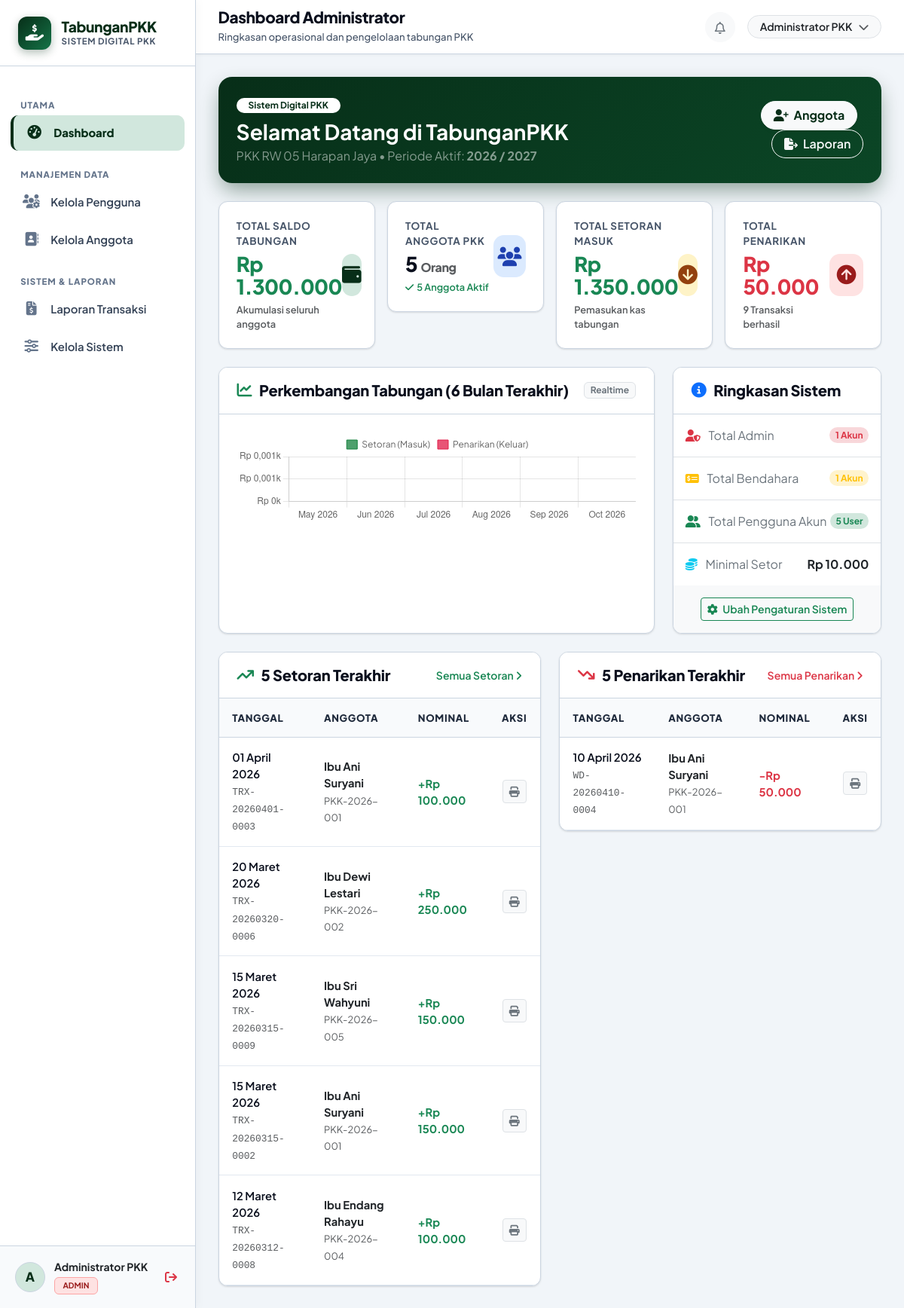
Page /admin/dashboard.php (signed in) on the committed database.
### tables this page shows
CREATE TABLE IF NOT EXISTS `pengaturan` (
   
  `id` INT AUTO_INCREMENT PRIMARY KEY,
   
  `nama_organisasi` VARCHAR(150) NOT NULL DEFAULT 'PKK RW 05 Kelurahan Harapan Baru',
   
  `nama_aplikasi` VARCHAR(100) NOT NULL DEFAULT 'TabunganPKK',
   
  `nominal_minimal_setor` DECIMAL(15, 2) NOT NULL DEFAULT 10000,
   
  `aturan_penarikan` TEXT NULL,
   
  `periode_aktif` VARCHAR(50) NOT NULL DEFAULT '2026 / 2027',
   
  `kontak_hp` VARCHAR(30) NOT NULL DEFAULT '081234567890',
   
  `kontak_email` VARCHAR(100) NOT NULL DEFAULT 'pkk@harapanbaru.desa.id',
   
  `alamat_kantor` TEXT NULL,
   
  `deskripsi` TEXT NULL,
   
  `updated_at` TIMESTAMP DEFAULT CURRENT_TIMESTAMP ON UPDATE CURRENT_TIMESTAMP
);

CREATE TABLE IF NOT EXISTS `transaksi` (
   
  `id` INT AUTO_INCREMENT PRIMARY KEY,
   
  `kode_transaksi` VARCHAR(50) NOT NULL UNIQUE,
   
  `anggota_id` INT NOT NULL,
   
  `jenis_transaksi` ENUM('setoran', 'penarikan') NOT NULL,
   
  `nominal` DECIMAL(15, 2) NOT NULL,
   
  `metode_pembayaran` VARCHAR(50) DEFAULT 'Tunai',
   
  `bukti_transaksi` VARCHAR(255) NULL,
   
  `tanggal` DATE NOT NULL,
   
  `keterangan` TEXT NULL,
   
  `status` ENUM('berhasil', 'menunggu', 'dibatalkan') NOT NULL DEFAULT 'berhasil',
   
  `petugas_id` INT NULL,
   
  `created_at` TIMESTAMP DEFAULT CURRENT_TIMESTAMP,
   
  CONSTRAINT `fk_transaksi_anggota` FOREIGN KEY (`anggota_id`) REFERENCES `anggota` (`id`) ON DELETE CASCADE ON UPDATE CASCADE,
   
  CONSTRAINT `fk_transaksi_petugas` FOREIGN KEY (`petugas_id`) REFERENCES `users` (`id`) ON DELETE SET NULL ON UPDATE CASCADE
);

CREATE TABLE IF NOT EXISTS `anggota` (
   
  `id` INT AUTO_INCREMENT PRIMARY KEY,
   
  `user_id` INT NULL UNIQUE,
   
  `nomor_anggota` VARCHAR(50) NOT NULL UNIQUE,
   
  `nama` VARCHAR(150) NOT NULL,
   
  `nik` VARCHAR(30) NULL,
   
  `nomor_hp` VARCHAR(25) NULL,
   
  `alamat` TEXT NULL,
   
  `tanggal_gabung` DATE NOT NULL,
   
  `status` ENUM('aktif', 'nonaktif') NOT NULL DEFAULT 'aktif',
   
  `created_at` TIMESTAMP DEFAULT CURRENT_TIMESTAMP,
   
  CONSTRAINT `fk_anggota_user` FOREIGN KEY (`user_id`) REFERENCES `users` (`id`) ON DELETE SET NULL ON UPDATE CASCADE
);

### admin/dashboard.php (the view, shortened to what the rows shown need)
<?php
require_once __DIR__ . '/../config/database.php';
require_once __DIR__ . '/../config/helpers.php';
$pdo = getDBConnection();
$pengaturan = get_pengaturan($pdo);
$stmtSetoranTerbaru = $pdo->query("
    SELECT t.*, a.nama AS nama_anggota, a.nomor_anggota
    FROM transaksi t
    JOIN anggota a ON a.id = t.anggota_id
    WHERE t.jenis_transaksi = 'setoran' AND t.status = 'berhasil'
    ORDER BY t.tanggal DESC, t.id DESC LIMIT 5
");
$setoranTerbaru = $stmtSetoranTerbaru->fetchAll();
$stmtPenarikanTerbaru = $pdo->query("
    SELECT t.*, a.nama AS nama_anggota, a.nomor_anggota
    FROM transaksi t
    JOIN anggota a ON a.id = t.anggota_id
    WHERE t.jenis_transaksi = 'penarikan' AND t.status = 'berhasil'
    ORDER BY t.tanggal DESC, t.id DESC LIMIT 5
");
$penarikanTerbaru = $stmtPenarikanTerbaru->fetchAll();
$grafikData = [];
for ($i = 5; $i >= 0; $i--) {
    $bulanTahun = date('Y-m', strtotime("-$i months"));
    $namaBulan = date('M Y', strtotime("-$i months"));
    $stmtG = $pdo->prepare("
        SELECT
            COALESCE(SUM(CASE WHEN jenis_transaksi = 'setoran' AND status = 'berhasil' THEN nominal ELSE 0 END), 0) AS setoran,
            COALESCE(SUM(CASE WHEN jenis_transaksi = 'penarikan' AND status = 'berhasil' THEN nominal ELSE 0 END), 0) AS penarikan
        FROM transaksi
        WHERE DATE_FORMAT(tanggal, '%Y-%m') = ?
    ");
    $stmtG->execute([$bulanTahun]);
    $gRow = $stmtG->fetch();
    $grafikData[] = [
        'bulan' => $namaBulan,
        'setoran' => (float)$gRow['setoran'],
        'penarikan' => (float)$gRow['penarikan']
    ];
}
include __DIR__ . '/../includes/header.php';
include __DIR__ . '/../includes/topbar.php';
?>
<div class="card border-0 mb-4 p-4 text-white" style="background: linear-gradient(135deg, #072e18, #0b4626); border-radius: 18px; box-shadow: 0 12px 28px -4px rgba(7, 46, 24, 0.45); border: 1px solid rgba(255, 255, 255, 0.15);">
    <div class="row align-items-center">
        <div class="col-lg-8">
            <span class="badge bg-white text-dark px-3 py-1 mb-2 fw-bold rounded-pill" style="color: #072e18 !important;">Sistem Digital PKK</span>
            <h3 class="fw-bold mb-1">Selamat Datang di <?= htmlspecialchars($pengaturan['nama_aplikasi']) ?></h3>
            <p class="mb-0 text-white-50"><?= htmlspecialchars($pengaturan['nama_organisasi']) ?> • Periode Aktif: <strong><?= htmlspecialchars($pengaturan['periode_aktif']) ?></strong></p>
        </div>
    </div>
</div>
<div class="row g-4 mb-4">
    <div class="col-lg-4">
        <div class="card-pkk h-100">
            <div class="card-pkk-body p-0">
                <ul class="list-group list-group-flush">
                    <li class="list-group-item d-flex justify-content-between align-items-center py-3">
                        <span class="text-secondary"><i class="fa-solid fa-coins me-2 text-info"></i> Minimal Setor</span>
                        <span class="fw-bold text-dark"><?= format_rupiah($pengaturan['nominal_minimal_setor']) ?></span>
                    </li>
                </ul>
            </div>
        </div>
    </div>
</div>
<div class="row g-4">
    <div class="col-lg-6">
        <div class="card-pkk">
            <div class="table-responsive">
                <table class="table-pkk">
                    <thead>
                        <tr>
                            <th>Tanggal</th>
                            <th>Anggota</th>
                            <th>Nominal</th>
                            <th class="text-center">Aksi</th>
                        </tr>
                    </thead>
                    <tbody>
                        <?php if (empty($setoranTerbaru)): ?>
                            <tr><td colspan="4" class="text-center text-muted py-3">Belum ada setoran tercatat.</td></tr>
                        <?php else: ?>
                            <?php foreach ($setoranTerbaru as $trx): ?>
                                <tr>
                                    <td>
                                        <div class="fw-semibold"><?= format_tanggal($trx['tanggal']) ?></div>
                                        <small class="text-muted font-monospace"><?= htmlspecialchars($trx['kode_transaksi']) ?></small>
                                    </td>
                                    <td>
                                        <div class="fw-bold text-dark"><?= htmlspecialchars($trx['nama_anggota']) ?></div>
                                        <small class="text-muted"><?= htmlspecialchars($trx['nomor_anggota']) ?></small>
                                    </td>
                                    <td class="fw-bold text-success">
                                        +<?= format_rupiah($trx['nominal']) ?>
                                    </td>
                                    <td class="text-center">
                                        <a href="<?= base_url('cetak_kuitansi.php?kode=' . urlencode($trx['kode_transaksi'])) ?>" class="btn btn-sm btn-light border" title="Cetak Bukti">
                                            <i class="fa-solid fa-print text-secondary"></i>
                                        </a>
                                    </td>
                                </tr>
                            <?php endforeach; ?>
                        <?php endif; ?>
                    </tbody>
                </table>
            </div>
        </div>
    </div>
    <div class="col-lg-6">
        <div class="card-pkk">
            <div class="table-responsive">
                <table class="table-pkk">
                    <thead>
                        <tr>
                            <th>Tanggal</th>
                            <th>Anggota</th>
                            <th>Nominal</th>
                            <th class="text-center">Aksi</th>
                        </tr>
                    </thead>
                    <tbody>
                        <?php if (empty($penarikanTerbaru)): ?>
                            <tr><td colspan="4" class="text-center text-muted py-3">Belum ada transaksi penarikan.</td></tr>
                        <?php else: ?>
                            <?php foreach ($penarikanTerbaru as $trx): ?>
                                <tr>
                                    <td>
                                        <div class="fw-semibold"><?= format_tanggal($trx['tanggal']) ?></div>
                                        <small class="text-muted font-monospace"><?= htmlspecialchars($trx['kode_transaksi']) ?></small>
                                    </td>
                                    <td>
                                        <div class="fw-bold text-dark"><?= htmlspecialchars($trx['nama_anggota']) ?></div>
                                        <small class="text-muted"><?= htmlspecialchars($trx['nomor_anggota']) ?></small>
                                    </td>
                                    <td class="fw-bold text-danger">
                                        -<?= format_rupiah($trx['nominal']) ?>
                                    </td>
                                    <td class="text-center">
                                        <a href="<?= base_url('cetak_kuitansi.php?kode=' . urlencode($trx['kode_transaksi'])) ?>" class="btn btn-sm btn-light border" title="Cetak Bukti">
                                            <i class="fa-solid fa-print text-secondary"></i>
                                        </a>
                                    </td>
                                </tr>
                            <?php endforeach; ?>
                        <?php endif; ?>
                    </tbody>
                </table>
            </div>
        </div>
    </div>
</div>
<script>
document.addEventListener('DOMContentLoaded', function () {
    const ctx = document.getElementById('chartPerkembangan').getContext('2d');
    const chartData = <?= json_encode($grafikData) ?>;
    const labels = chartData.map(item => item.bulan);
    const setoranData = chartData.map(item => item.setoran);
    const penarikanData = chartData.map(item => item.penarikan);
    new Chart(ctx, {
        type: 'bar',
        data: {
            labels: labels,
            datasets: [
                {
                    label: 'Setoran (Masuk)',
                    data: setoranData,
                    backgroundColor: 'rgba(21, 128, 61, 0.75)',
                    borderColor: '#15803d',
                    borderWidth: 1,
                    borderRadius: 6
                },
                {
                    label: 'Penarikan (Keluar)',
                    data: penarikanData,
                    backgroundColor: 'rgba(225, 29, 72, 0.75)',
                    borderColor: '#e11d48',
                    borderWidth: 1,
                    borderRadius: 6
                }
            ]
        },
        options: {
            responsive: true,
            maintainAspectRatio: false,
            plugins: {
                legend: {
                    position: 'top',
                    labels: {
                        boxWidth: 14,
                        font: { family: "'Plus Jakarta Sans', sans-serif", size: 12 }
                    }
                }
            },
            scales: {
                y: {
                    beginAtZero: true,
                    ticks: {
                        callback: function(value) {
                            return 'Rp ' + (value / 1000).toLocaleString('id-ID') + 'k';
                        }
                    }
                }
            }
        }
    });
});
</script>
<?php include __DIR__ . '/../includes/footer.php'; ?>

### rows in the picture
pengaturan: nama_aplikasi "TabunganPKK", nama_organisasi "PKK RW 05 Harapan Jaya", periode_aktif "2026 / 2027", nominal_minimal_setor "Rp 10.000"
transaksi: tanggal "01 April 2026", kode_transaksi "TRX-20260401-0003", anggota.nama "Ibu Ani Suryani", anggota.nomor_anggota "PKK-2026-001", nominal "Rp 100.000"
transaksi: tanggal "20 Maret 2026", kode_transaksi "TRX-20260320-0006", anggota.nama "Ibu Dewi Lestari", anggota.nomor_anggota "PKK-2026-002", nominal "Rp 250.000"
transaksi: tanggal "15 Maret 2026", kode_transaksi "TRX-20260315-0009", anggota.nama "Ibu Sri Wahyuni", anggota.nomor_anggota "PKK-2026-005", nominal "Rp 150.000"
transaksi: tanggal "15 Maret 2026", kode_transaksi "TRX-20260315-0002", anggota.nama "Ibu Ani Suryani", anggota.nomor_anggota "PKK-2026-001", nominal "Rp 150.000"
transaksi: tanggal "12 Maret 2026", kode_transaksi "TRX-20260312-0008", anggota.nama "Ibu Endang Rahayu", anggota.nomor_anggota "PKK-2026-004", nominal "Rp 100.000"
transaksi: tanggal "10 April 2026", kode_transaksi "WD-20260410-0004", anggota.nama "Ibu Ani Suryani", anggota.nomor_anggota "PKK-2026-001", nominal "Rp 50.000"

### other values in the picture
substr($userName, 0, 1) "A"
$userName "Administrator PKK"
$userRole "ADMIN"
$pageHeading "Dashboard Administrator"
$pageSubheading "Ringkasan operasional dan pengelolaan tabungan PKK"
format_rupiah($totalSaldo) "Rp 1.300.000"
$totalAnggota "5"
$anggotaAktif "5"
format_rupiah($totalSetoran) "Rp 1.350.000"
format_rupiah($totalPenarikan) "Rp 50.000"
$totalTransaksi "9"
$totalBendahara "1"
$totalPengguna "5"
